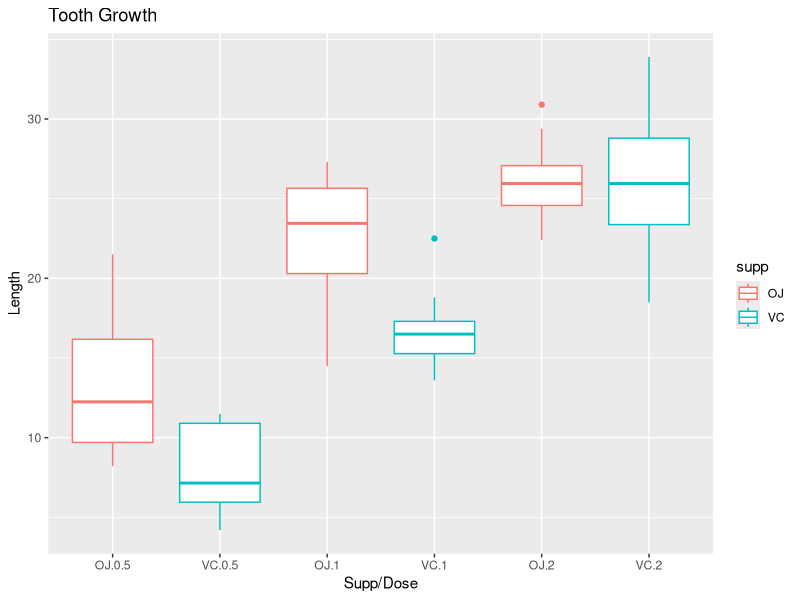

Recreate this plot in R.
## ---- chunk 1
library(plyr)
library(ggplot2)
data(ToothGrowth)
str(ToothGrowth)
sum(is.na(ToothGrowth))
## ---- chunk 2
TG <- ToothGrowth
group <- ddply(TG, c("supp","dose"), summarise, Mean=mean(len), SD=sd(len), Med=median(len))
group
qplot(interaction(supp,dose), len, data=TG, geom="boxplot", xlab="Supp/Dose", ylab="Length", main = "Tooth Growth", color=supp)
## ---- chunk 3
oj2 <- TG[TG$supp == "OJ" & TG$dose == 2,]
vc2 <- TG[TG$supp == "VC" & TG$dose == 2,]
rbind(
    t.test(oj2$len, vc2$len, paired = FALSE, var.equal = FALSE)$conf,
    t.test(oj2$len, vc2$len, paired = FALSE, var.equal = TRUE)$conf,
    t.test(oj2$len, vc2$len, paired = TRUE)$conf)
## ---- chunk 4
oj1 <- TG[TG$supp == "OJ" & TG$dose == 1,]
vc1 <- TG[TG$supp == "VC" & TG$dose == 1,]
rbind(
    t.test(oj1$len, vc1$len, paired = FALSE, var.equal = FALSE)$conf,
    t.test(oj1$len, vc1$len, paired = FALSE, var.equal = TRUE)$conf,
    t.test(oj1$len, vc1$len, paired = TRUE)$conf)
## ---- chunk 5
oj0.5 <- TG[TG$supp == "OJ" & TG$dose == 0.5,]
vc0.5 <- TG[TG$supp == "VC" & TG$dose == 0.5,]
rbind(
    t.test(oj0.5$len, vc0.5$len, paired = FALSE, var.equal = FALSE)$conf,
    t.test(oj0.5$len, vc0.5$len, paired = FALSE, var.equal = TRUE)$conf,
    t.test(oj0.5$len, vc0.5$len, paired = TRUE)$conf)
